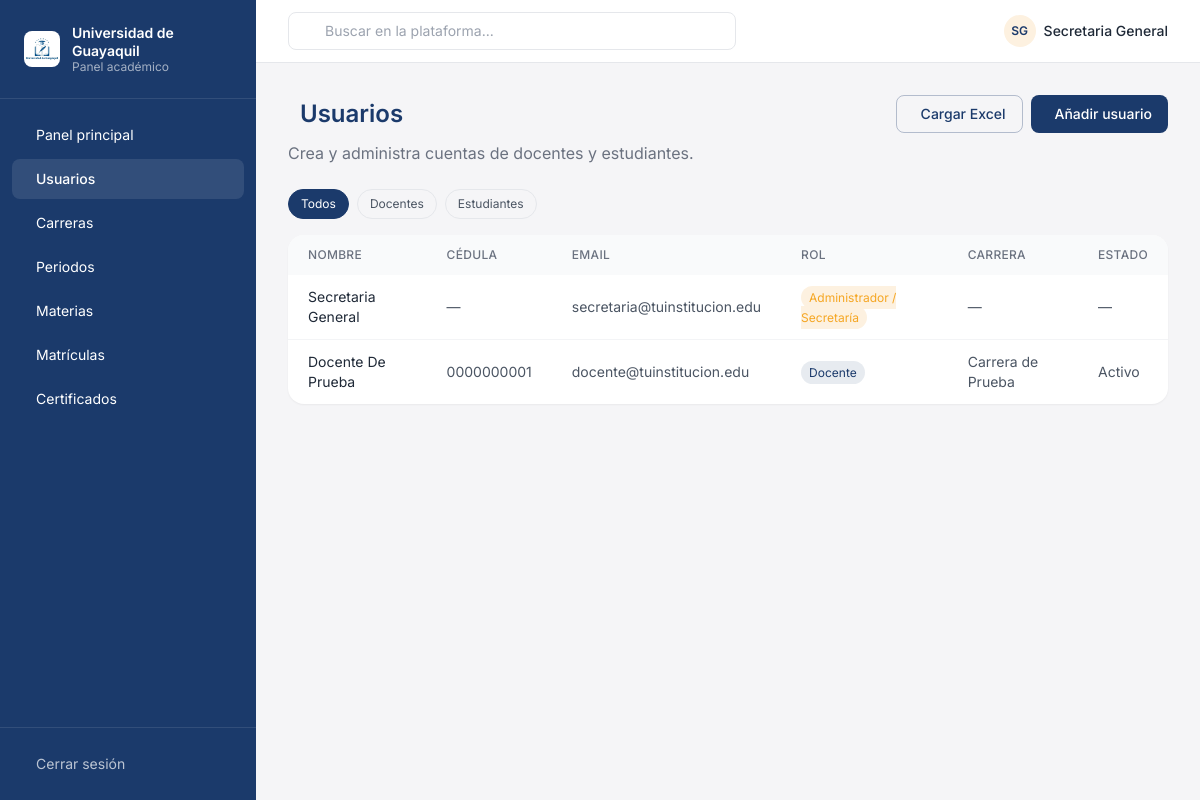
/secretaria/usuarios/ (signed in), run on the app's committed database.
### plataforma/models.py (models this page shows, shortened)
class PerfilUsuario(models.Model):
    ROLES = [
        ('admin', 'Administrador / Secretaría'),
        ('docente', 'Docente'),
        ('estudiante', 'Estudiante'),
    ]
    user = models.OneToOneField(User, on_delete=models.CASCADE, related_name='perfil_usuario')
    rol = models.CharField(max_length=20, choices=ROLES)
    class Meta:
        verbose_name_plural = "Perfiles de Usuario"

class PerfilDocente(models.Model):
    user = models.OneToOneField(User, on_delete=models.CASCADE, related_name='perfil_docente')
    carrera = models.ForeignKey(Carrera, on_delete=models.CASCADE, related_name='docentes')
    cedula = models.CharField(max_length=20, unique=True)
    titulo_academico = models.CharField(max_length=100, blank=True)
    fecha_ingreso = models.DateField(auto_now_add=True)
    activo = models.BooleanField(default=True)
    class Meta:
        verbose_name_plural = "Perfiles de Docente"

class Carrera(models.Model):
    nombre = models.CharField(max_length=100)
    codigo = models.CharField(max_length=20, unique=True)
    descripcion = models.TextField(blank=True)
    creditos_totales = models.IntegerField(default=120)
    def __str__(self):
        return self.nombre
    class Meta:
        verbose_name_plural = "Carreras"

### plataforma/views.py (the view)
        def wrapper(request, *args, **kwargs):
            if not request.user.is_authenticated:
                return redirect('login')
            try:
                perfil = PerfilUsuario.objects.get(user=request.user)
                if perfil.rol not in roles_permitidos:
                    messages.error(request, "❌ No tienes permisos para acceder a esta sección")
                    return redirect('index')
            except PerfilUsuario.DoesNotExist:
                messages.error(request, "❌ Tu perfil no está configurado")
                return redirect('index')
            return view_func(request, *args, **kwargs)

### plataforma/views.py (called while the page is built)
def rol_requerido(*roles_permitidos):
    def decorator(view_func):
        def wrapper(request, *args, **kwargs):
            if not request.user.is_authenticated:
                return redirect('login')
            try:
                perfil = PerfilUsuario.objects.get(user=request.user)
                if perfil.rol not in roles_permitidos:
                    messages.error(request, "❌ No tienes permisos para acceder a esta sección")
                    return redirect('index')
            except PerfilUsuario.DoesNotExist:
                messages.error(request, "❌ Tu perfil no está configurado")
                return redirect('index')
            return view_func(request, *args, **kwargs)
        return wrapper
    return decorator

### plataforma/templates/plataforma/secretaria_usuarios.html (shortened to what this page needs)
{% extends "plataforma/base.html" %}
{% load static %}
{% block sidebar_links %}
<a href="{% url 'panel_secretaria' %}" class="flex items-center gap-3 px-3 py-2.5 rounded-lg hover:bg-white/10 transition-colors">
   Panel principal
</a>
<a href="{% url 'secretaria_usuarios' %}" class="flex items-center gap-3 px-3 py-2.5 rounded-lg bg-white/10 font-medium">
   Usuarios
</a>
<a href="{% url 'secretaria_carreras' %}" class="flex items-center gap-3 px-3 py-2.5 rounded-lg hover:bg-white/10 transition-colors">
   Carreras
</a>
<a href="{% url 'secretaria_periodos' %}" class="flex items-center gap-3 px-3 py-2.5 rounded-lg hover:bg-white/10 transition-colors">
   Periodos
</a>
<a href="{% url 'secretaria_materias' %}" class="flex items-center gap-3 px-3 py-2.5 rounded-lg hover:bg-white/10 transition-colors">
   Materias
</a>
<a href="{% url 'secretaria_matriculas' %}" class="flex items-center gap-3 px-3 py-2.5 rounded-lg hover:bg-white/10 transition-colors">
   Matrículas
</a>
<a href="{% url 'secretaria_certificados' %}" class="flex items-center gap-3 px-3 py-2.5 rounded-lg hover:bg-white/10 transition-colors">
   Certificados
</a>
{% endblock %}
{% block content %}
<div class="max-w-6xl mx-auto">
    <div class="flex items-center justify-between mb-2">
        <div class="flex items-center gap-3">
            <h1 class="text-2xl font-semibold text-navy">Usuarios</h1>
        </div>
        <div class="flex gap-2">
            <button onclick="document.getElementById('modal-carga-masiva').classList.remove('hidden')"
                    class="flex items-center gap-2 border border-navy/30 text-navy text-sm font-medium px-4 py-2 rounded-lg hover:bg-navy/5 transition">
                 Cargar Excel
            </button>
            <button onclick="document.getElementById('modal-nuevo-usuario').classList.remove('hidden')"
                    class="flex items-center gap-2 bg-navy hover:bg-navy/90 text-white text-sm font-medium px-4 py-2 rounded-lg transition">
                 Añadir usuario
            </button>
        </div>
    </div>
    <p class="text-gray-500 mb-6">Crea y administra cuentas de docentes y estudiantes.</p>
    <div class="flex gap-2 mb-4 text-xs">
        <a href="?rol=" class="px-3 py-1.5 rounded-full border {% if not rol_filtro %}bg-navy text-white border-navy{% else %}border-gray-200 text-gray-600{% endif %}">Todos</a>
        <a href="?rol=docente" class="px-3 py-1.5 rounded-full border {% if rol_filtro == 'docente' %}bg-navy text-white border-navy{% else %}border-gray-200 text-gray-600{% endif %}">Docentes</a>
        <a href="?rol=estudiante" class="px-3 py-1.5 rounded-full border {% if rol_filtro == 'estudiante' %}bg-navy text-white border-navy{% else %}border-gray-200 text-gray-600{% endif %}">Estudiantes</a>
    </div>
    <div class="bg-white rounded-card shadow-sm overflow-hidden">
        <div class="overflow-x-auto">
            <table class="w-full text-sm" id="tabla-usuarios">
                <thead class="bg-gray-50 text-gray-500 text-xs uppercase tracking-wide">
                    <tr>
                        <th class="text-left px-5 py-3 font-medium">Nombre</th>
                        <th class="text-left px-5 py-3 font-medium">Cédula</th>
                        <th class="text-left px-5 py-3 font-medium">Email</th>
                        <th class="text-left px-5 py-3 font-medium">Rol</th>
                        <th class="text-left px-5 py-3 font-medium">Carrera</th>
                        <th class="text-left px-5 py-3 font-medium">Estado</th>
                    </tr>
                </thead>
                <tbody class="divide-y divide-gray-100">
                    {% for item in usuarios %}
                    <tr class="hover:bg-gray-50">
                        <td class="px-5 py-3 text-gray-800">{{ item.perfil.user.get_full_name }}</td>
                        <td class="px-5 py-3 text-gray-600">{{ item.detalle.cedula|default:"—" }}</td>
                        <td class="px-5 py-3 text-gray-600">{{ item.perfil.user.email }}</td>
                        <td class="px-5 py-3">
                            <span class="text-xs px-2 py-1 rounded-full {% if item.perfil.rol == 'docente' %}bg-navy/10 text-navy{% else %}bg-gold-light text-gold{% endif %}">
                                {{ item.perfil.get_rol_display }}
                            </span>
                        </td>
                        <td class="px-5 py-3 text-gray-600">{{ item.detalle.carrera|default:"—" }}</td>
                        <td class="px-5 py-3 text-gray-600">
                            {% if item.detalle %}{% if item.detalle.activo %}Activo{% else %}Inactivo{% endif %}{% else %}—{% endif %}
                        </td>
                    </tr>
                    {% empty %}
                    <tr><td colspan="6" class="text-center px-5 py-8 text-gray-400">No hay usuarios registrados</td></tr>
                    {% endfor %}
                </tbody>
            </table>
        </div>
    </div>
</div>
{% endblock %}

### plataforma/templates/plataforma/base.html (shortened to what this page needs)
{% load static %}
<!DOCTYPE html>
<html lang="es">
<head>
<script src="https://cdn.tailwindcss.com"></script>
<link rel="stylesheet" href="https://cdn.jsdelivr.net/npm/@tabler/icons-webfont@latest/dist/tabler-icons.min.css">
</head>
<body class="min-h-screen text-gray-800">
<div class="flex min-h-screen">
  <aside class="hidden md:flex md:flex-col w-64 bg-navy text-white shrink-0">
    <div class="flex items-center gap-3 px-6 py-6 border-b border-white/10">
      <img src="{% static 'images/logo.jpeg' %}" alt="Logo Universidad de Guayaquil" class="w-9 h-9 rounded-lg object-cover">
      <div>
        <p class="text-sm font-semibold leading-tight">Universidad de Guayaquil</p>
        <p class="text-xs text-white/60 leading-tight">Panel {{ user_role|default:"académico" }}</p>
      </div>
    </div>
    <nav class="flex-1 px-3 py-4 space-y-1 text-sm">
      {% block sidebar_links %}{% endblock %}
    </nav>
    <div class="px-3 py-4 border-t border-white/10 space-y-1 text-sm">
      <a href="{% url 'logout' %}" class="flex items-center gap-3 px-3 py-2.5 rounded-lg hover:bg-white/10 transition-colors text-white/70">
         Cerrar sesión
      </a>
    </div>
  </aside>
  <div class="flex-1 flex flex-col min-w-0">
    <header class="flex items-center justify-between bg-white border-b border-gray-200 px-4 md:px-8 py-3 sticky top-0 z-10">
      <div class="flex-1 max-w-md hidden sm:block">
        <div class="relative">
          <input type="text" placeholder="Buscar en la plataforma..."
                 class="w-full pl-9 pr-3 py-2 text-sm border border-gray-200 rounded-lg focus:outline-none focus:ring-2 focus:ring-navy-light/30">
        </div>
      </div>
      <div class="flex items-center gap-4">
        <div class="flex items-center gap-2">
          <div class="w-8 h-8 rounded-full bg-gold-light flex items-center justify-center text-navy text-xs font-semibold">
            {{ request.user.first_name|slice:":1"|upper }}{{ request.user.last_name|slice:":1"|upper }}
          </div>
          <span class="hidden sm:block text-sm font-medium">{{ request.user.get_full_name|default:request.user.username }}</span>
        </div>
      </div>
    </header>
    <main class="flex-1 p-4 md:p-8">
      {% block content %}{% endblock %}
    </main>
  </div>
</div>
</body>
</html>

### plataforma/templates/plataforma/base.html (style rules this page uses)
body { font-family: 'Inter', sans-serif; background-color: #F5F5F7; }

### data on the page
PerfilUsuario: perfil.user.get_full_name "Secretaria General", detalle.cedula "—", perfil.user.email "secretaria@tuinstitucion.edu", perfil.rol "Administrador / Secretaría", detalle.carrera "—"
PerfilUsuario: perfil.user.get_full_name "Docente De Prueba", detalle.cedula "0000000001", perfil.user.email "docente@tuinstitucion.edu", perfil.rol "Docente", detalle.carrera "Carrera de Prueba", shows "Activo"

### other printed values
{{ user_role|default:"académico" }} "académico"
{{ request.user.first_name|slice:":1"|upper }} "S"
{{ request.user.last_name|slice:":1"|upper }} "G"
{{ request.user.get_full_name|default:request.user.username }} "Secretaria General"
